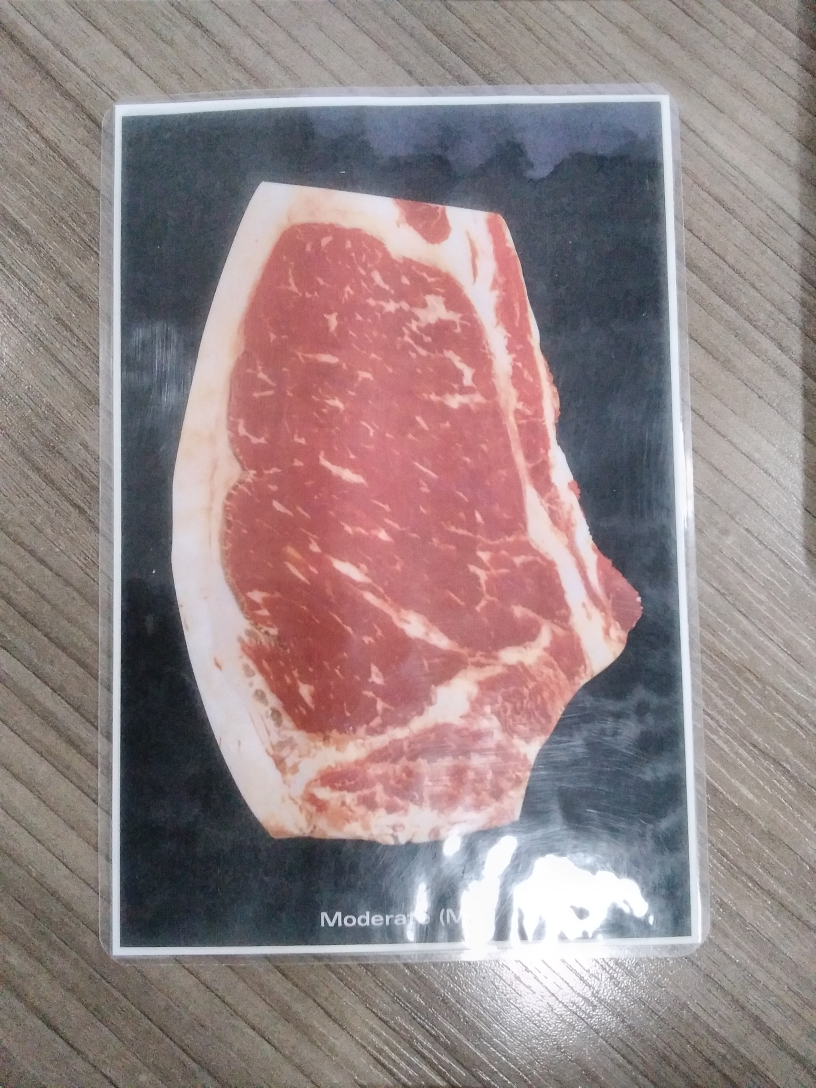
#> input picture Aula pixels/fototabletle.jpg, 2448 x 3264 px (shown at 1/3 size)
$ python teste07.py   (older library calls are emulated)
#> lines starting #> are read from the running program, lines starting #| are printed output that depends on the picture; long printed decimals are rounded; pictures that were not available may be replaced by others from this repository, and a replacement may not be noted
from PIL import Image
import cv2
import numpy as np

def obter_numero_pixels(caminho_imagem):
    imagem = Image.open(caminho_imagem)
    largura, altura = imagem.size
    return largura * altura

def converter_para_megapixels(numero_pixels):
    return numero_pixels / 1e6

# Exemplo de uso
caminho_imagem1 = "fototabletle.jpg"
caminho_imagem2 = "IN-7poco.jpg" #pocophone f1 = 12mpx
caminho_imagem3 = "IN_LE.jpg"

imagem1 = cv2.imread(caminho_imagem1)
#> imagem1 is the input picture: shape (3264, 2448, 3); mean B, G, R 133.3, 132.1, 147.8
imagem2 = cv2.imread(caminho_imagem2)
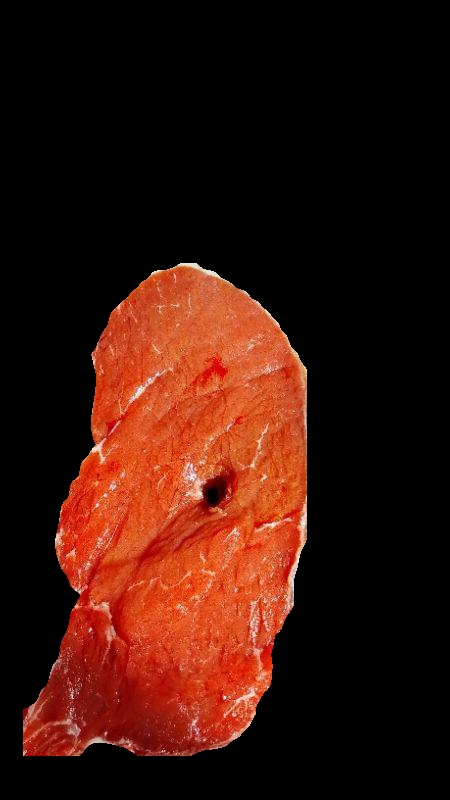
#> input picture Aula pixels/1707400617512.jpg, 450 x 800 px, given in place of IN-7poco.jpg, which was not available
#> imagem2 is the input picture: shape (800, 450, 3); mean B, G, R 10.8, 20.5, 57.2
imagem3 = cv2.imread(caminho_imagem3)
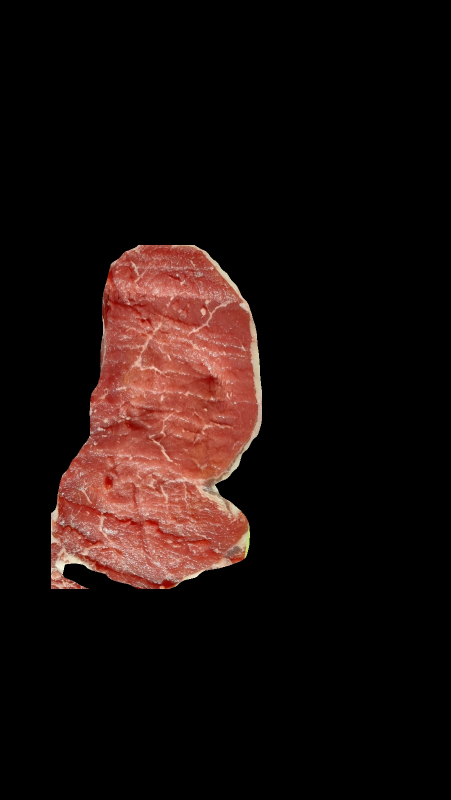
#> input picture Aula pixels/1708025048589.jpg, 901 x 1599 px, given in place of IN_LE.jpg, which was not available (shown at 1/2 size)
#> imagem3 is the input picture: shape (1599, 901, 3); mean B, G, R 12.2, 14.4, 27.1

brilho_global1 = np.mean(np.log1p(imagem1))
#> brilho_global1 = 4.86
brilho_global2 = np.mean(np.log1p(imagem2))
#> brilho_global2 = 1.2
brilho_global3 = np.mean(np.log1p(imagem3))
#> brilho_global3 = 0.698

"""
imagem_cinza1 = cv2.cvtColor(imagem1, cv2.COLOR_BGR2GRAY)
# Calculando o brilho médio
brilho_medio1 = cv2.mean(imagem_cinza1)[0]

imagem_cinza2 = cv2.cvtColor(imagem2, cv2.COLOR_BGR2GRAY)
brilho_medio2 = cv2.mean(imagem_cinza2)[0]

imagem_cinza3 = cv2.cvtColor(imagem3, cv2.COLOR_BGR2GRAY)
brilho_medio3 = cv2.mean(imagem_cinza3)[0]
"""
""""Algoritmo de Estimativa de Iluminação Retinex (Retinex):
O algoritmo Retinex é uma técnica de processamento de imagem
que estima a iluminação e a refletância de uma imagem separadamente.
Ele pode ser usado para analisar o brilho global da imagem,
considerando a iluminação uniforme.
"""

"""
brilho_global1 = np.mean(np.log1p(imagem1))
brilho_global2 = np.mean(np.log1p(imagem2))
brilho_global3 = np.mean(np.log1p(imagem3))

"""
"""
variancia1 = np.var(imagem1)
variancia2 = np.var(imagem2)
variancia3 = np.var(imagem3)

valor_maximo1 = np.max(imagem1)
valor_minimo1 = np.min(imagem1)
diferenca1 = valor_maximo1 - valor_minimo1

valor_maximo2 = np.max(imagem2)
valor_minimo2 = np.min(imagem2)
diferenca2 = valor_maximo2 - valor_minimo2

valor_maximo3 = np.max(imagem3)
valor_minimo3 = np.min(imagem3)
diferenca3 = valor_maximo3 - valor_minimo3


imagem_hsv1 = cv2.cvtColor(imagem1, cv2.COLOR_BGR2HSV)
# Separando os canais de cores HSV
canal_saturacao1 = imagem_hsv1[:, :, 1]

# Calculando a média da saturação
saturacao_media1 = np.mean(canal_saturacao1)

imagem_hsv2= cv2.cvtColor(imagem2, cv2.COLOR_BGR2HSV)
canal_saturacao2 = imagem_hsv2[:, :, 1]
saturacao_media2 = np.mean(canal_saturacao2)

imagem_hsv3= cv2.cvtColor(imagem3, cv2.COLOR_BGR2HSV)
canal_saturacao3 = imagem_hsv3[:, :, 1]
saturacao_media3 = np.mean(canal_saturacao3)
"""
# Aplicando o operador Laplaciano
laplaciano1 = cv2.Laplacian(imagem1, cv2.CV_64F)
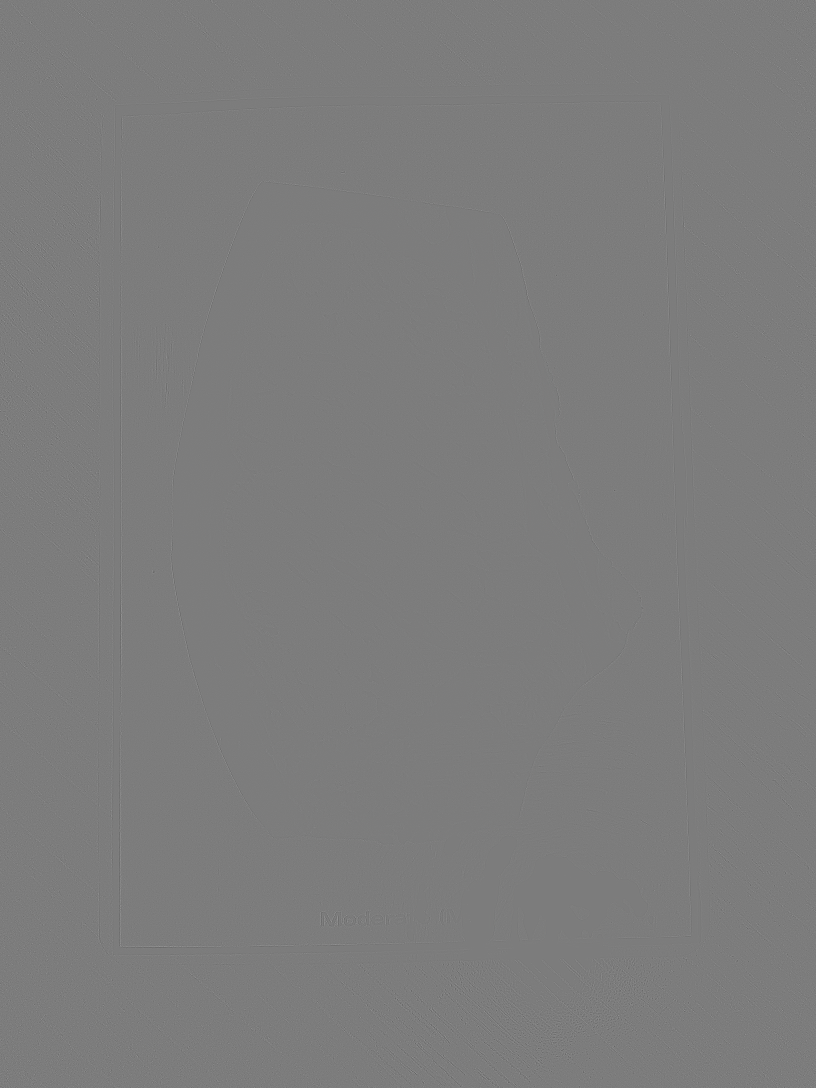
#> laplaciano1: shape (3264, 2448, 3) float64 (shown at 1/3 size); mean B, G, R 0, 0, 0; drawn with min black and max white
# Calculando a medida de nitidez
medida_nitidez1 = np.mean(laplaciano1)
#> medida_nitidez1 = 0.000195

# Aplicando o operador Laplaciano
laplaciano2 = cv2.Laplacian(imagem2, cv2.CV_64F)
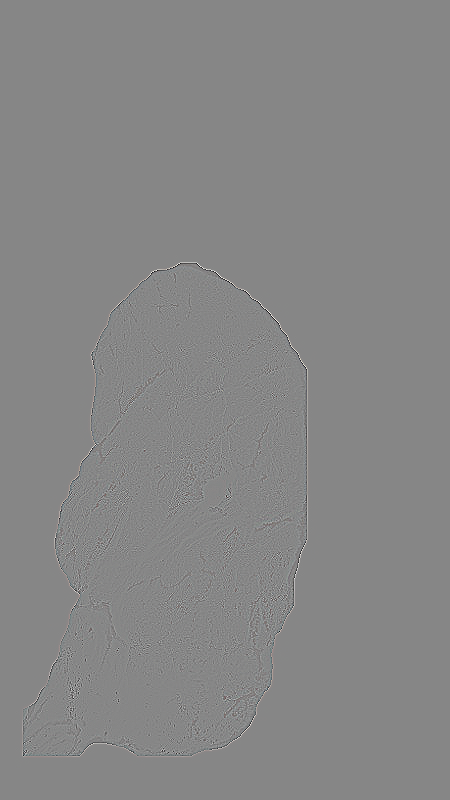
#> laplaciano2: shape (800, 450, 3) float64; mean B, G, R 0, 0, 0; drawn with min black and max white
# Calculando a medida de nitidez
medida_nitidez2 = np.mean(laplaciano2)
#> medida_nitidez2 = 0

print("Brilho médio da LG:", brilho_global1)
#| Brilho médio da LG: 4.855
print("Brilho médio da POCO:", brilho_global2)
#| Brilho médio da POCO: 1.2

#print("Brilho médio da LE:", brilho_global3)
"""
print("variancia da LG:", variancia1)
print("variancia da POCO:", variancia2)
#print("variancia da LE:", variancia3)

print("Saturação média da LG:", saturacao_media1)
print("Saturação média da POCO:", saturacao_media2)
#print("Saturação média da LE:", saturacao_media3)
"""
print("Nitidez LG:", medida_nitidez1)
#| Nitidez LG: 0.0001954
print("Nitidez POCO:", medida_nitidez2)
#| Nitidez POCO: 0.0
"""
numero_pixels_imagem1 = obter_numero_pixels(caminho_imagem1)
numero_pixels_imagem2 = obter_numero_pixels(caminho_imagem2)

megapixels_imagem1 = converter_para_megapixels(numero_pixels_imagem1) # lg
megapixels_imagem2 = converter_para_megapixels(numero_pixels_imagem2) # pocophone

print("Imagem LG tem", megapixels_imagem1, "megapixels.")
print("Imagem POCO tem", megapixels_imagem2, "megapixels.")

"""
"""
def obter_numero(imagem):
    largura, altura, _ = imagem.shape
    return largura * altura

k = obter_numero(imagem1)
print('k', k)
print('imagem1', imagem1.shape)
"""
